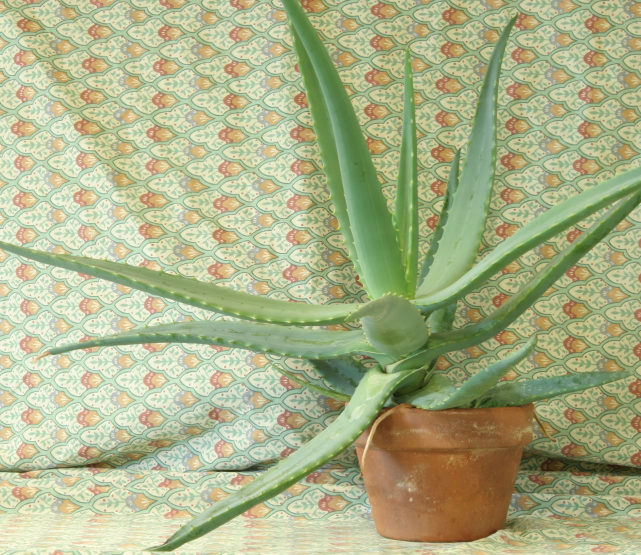
#> input picture Kinect/aloeL.jpg, 1282 x 1110 px (shown at 1/2 size)
$ python stereo_match.py
#> lines starting #> are read from the running program, lines starting #| are printed output that depends on the picture; after the words box and inside, x2 and y2 are one past the last pixel; in counts of white or black regions, pixels touching at a corner belong together
#!/usr/bin/env python

'''
Simple example of stereo image matching and point cloud generation.

Resulting .ply file cam be easily viewed using MeshLab ( http://meshlab.sourceforge.net/ )
'''

# Python 2/3 compatibility
from __future__ import print_function

import numpy as np
import cv2 as cv
import matplotlib.pyplot as plt

ply_header = '''ply
format ascii 1.0
element vertex %(vert_num)d
property float x
property float y
property float z
property uchar red
property uchar green
property uchar blue
end_header
'''

def write_ply(fn, verts, colors):
    verts = verts.reshape(-1, 3)
    colors = colors.reshape(-1, 3)
    verts = np.hstack([verts, colors])
    with open(fn, 'wb') as f:
        f.write((ply_header % dict(vert_num=len(verts))).encode('utf-8'))
        np.savetxt(f, verts, fmt='%f %f %f %d %d %d ')


if __name__ == '__main__':
    print('loading images...')
    imgL = cv.pyrDown( cv.imread('aloeL.jpg') )  # downscale images for faster processing
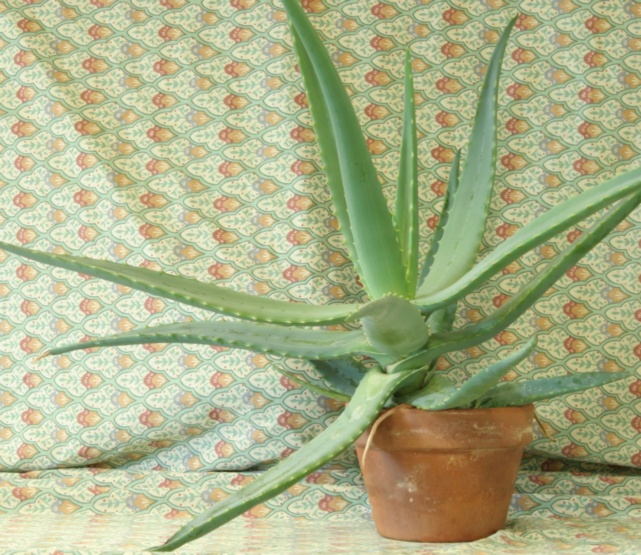
#> imgL: shape (555, 641, 3); mean B, G, R 136.6, 177.2, 171.2
    imgR = cv.pyrDown( cv.imread('aloeR.jpg') )
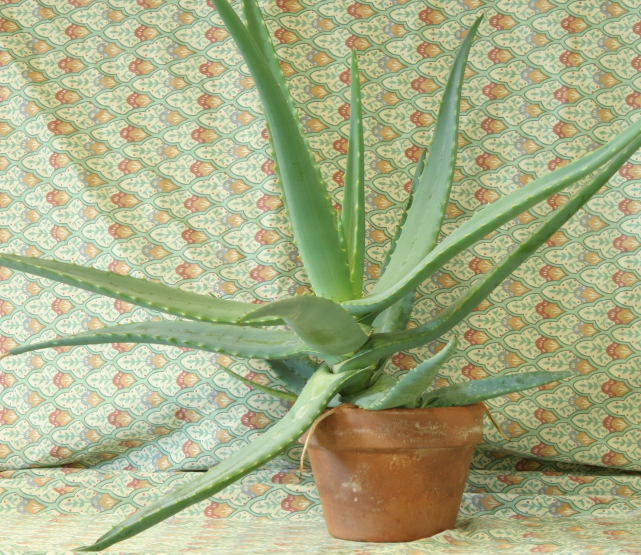
#> input picture Kinect/aloeR.jpg, 1282 x 1110 px (shown at 1/2 size)
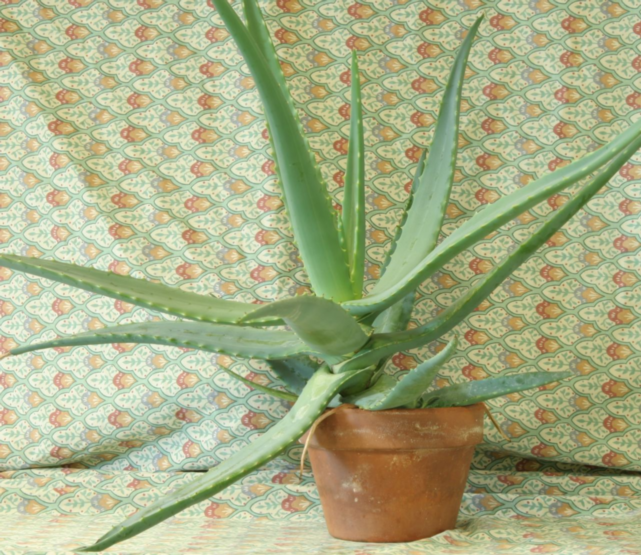
#> imgR: shape (555, 641, 3); mean B, G, R 134.1, 174.2, 168

    # disparity range is tuned for 'aloe' image pair
    window_size = 3
    min_disp = 16
    num_disp = 112-min_disp
    stereo = cv.StereoSGBM_create(minDisparity = min_disp,
        numDisparities = num_disp,
        blockSize = 16,
        P1 = 8*3*window_size**2,
        P2 = 32*3*window_size**2,
        disp12MaxDiff = 1,
        uniquenessRatio = 10,
        speckleWindowSize = 100,
        speckleRange = 32
    )

    print('computing disparity...')
    disp = stereo.compute(imgL, imgR).astype(np.float32) / 16.0
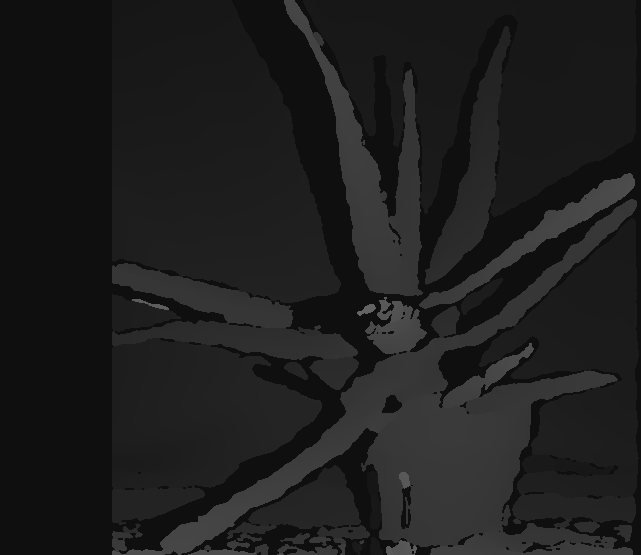
#> disp: shape (555, 641) float32; min 15, max 102.1, mean 29.9

    print('generating 3d point cloud...',)
    h, w = imgL.shape[:2]
#> h = 555; w = 641
    f = 0.8*w                          # guess for focal length
#> f = 512.8
    Q = np.float32([[1, 0, 0, -0.5*w],
                    [0,-1, 0,  0.5*h], # turn points 180 deg around x-axis,
                    [0, 0, 0,     -f], # so that y-axis looks up
                    [0, 0, 1,      0]])
    points = cv.reprojectImageTo3D(disp, Q)
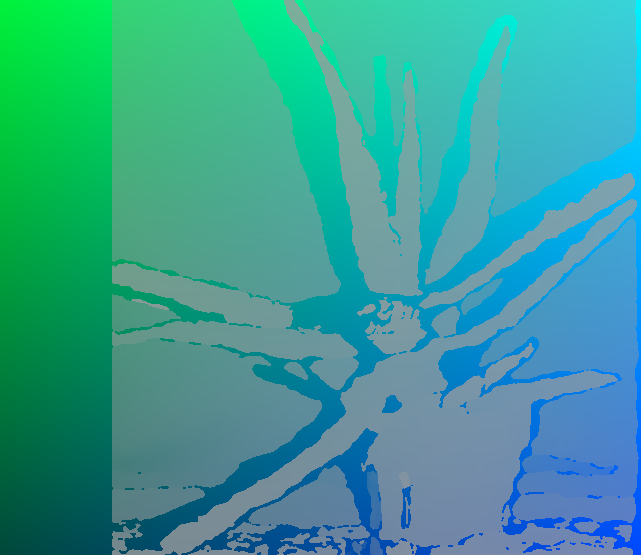
#> points: shape (555, 641, 3) float32; mean of channels 0, 1, 2 -1.3, 0.6, -21.8; drawn with min black and max white
    colors = cv.cvtColor(imgL, cv.COLOR_BGR2RGB)
    mask = disp > disp.min()
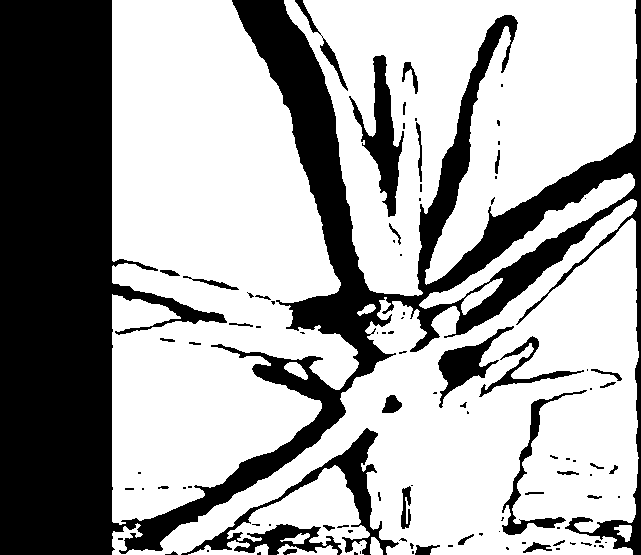
#> mask: shape (555, 641) bool; 65.4% white; 101 black regions (63 under 20 px), largest, box (x1, y1, x2, y2) and area: (0, 0, 641, 555) 107680, (181, 428, 399, 555) 4966, (349, 55, 404, 217) 2986
    out_points = points[mask]
    out_colors = colors[mask]
    out_fn = 'out.ply'
    write_ply('out.ply', out_points, out_colors)
    print('%s saved' % 'out.ply')

    plt.imshow(imgL)
    plt.imshow((disp-min_disp)/num_disp)
    #cv.waitKey()
    #cv.destroyAllWindows()
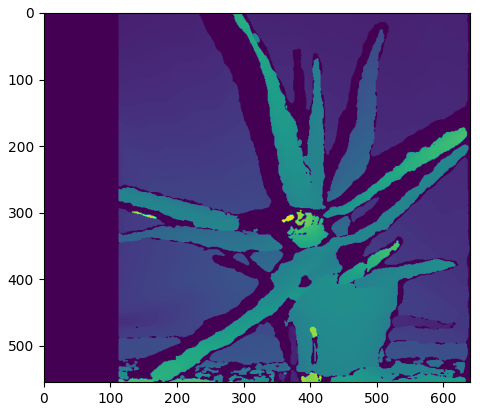
#> figure drawn by matplotlib, 1 panel; B, G, R data is drawn as R, G, B
